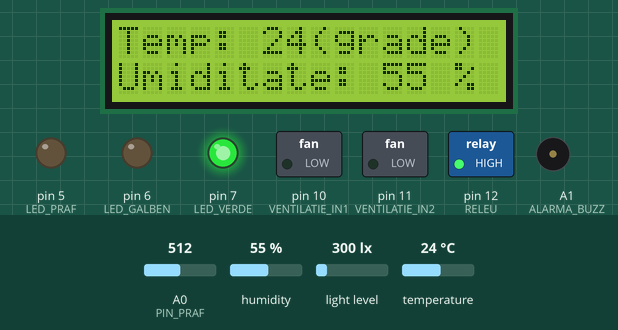
A sketch run on a simulated Arduino Uno, built with avr-gcc and run on an emulated ATmega328P. Shown: 16×2 character LCD, switched loads named in the sketch (green lamp = pin HIGH), output pins drawn as LEDs (lit = HIGH), buzzer (waves = sounding, pin HIGH). Inputs (shaded band) come from the test bench; at power-on: humidity 55 %, temperature 24 °C, light level 300 lx, A0 (PIN_PRAF) = 512. The modem accepts every AT command (registered, SIM ready, sends succeed) and sends nothing else; what the sketch prints to the serial monitor is not drawn.

Above: at 6.8 s.
6.9 s: humidity set to 69 %
At 12.6 s:
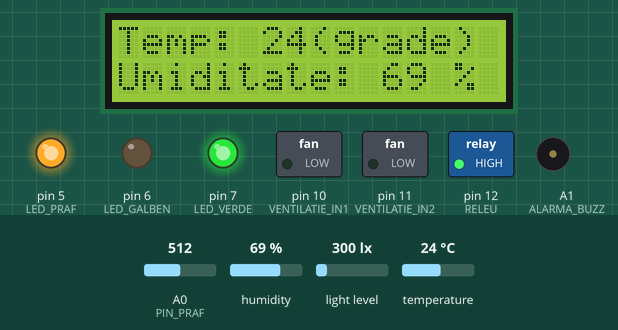
19.5 s: humidity set to 72 %
At 29.5 s:
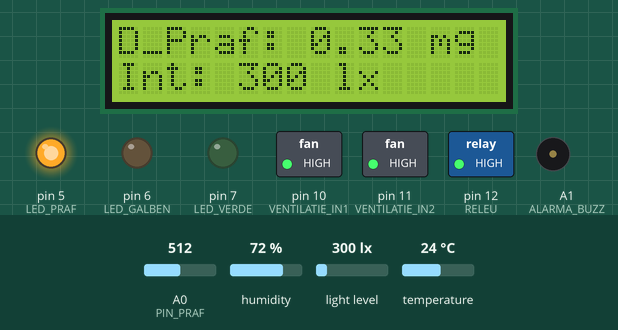
32.7 s: temperature set to 37 °C
37.7 s: temperature set to 40 °C
At 45.1 s:
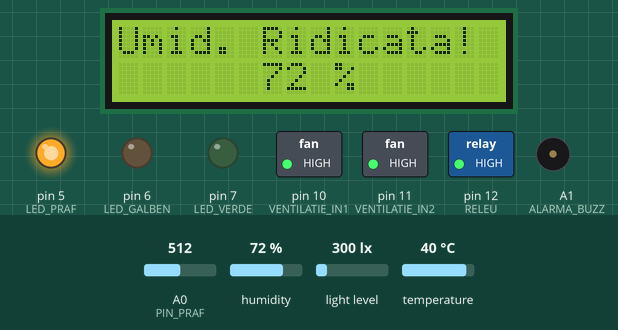
50.9 s: light level set to 40 lx
At 52.5 s:
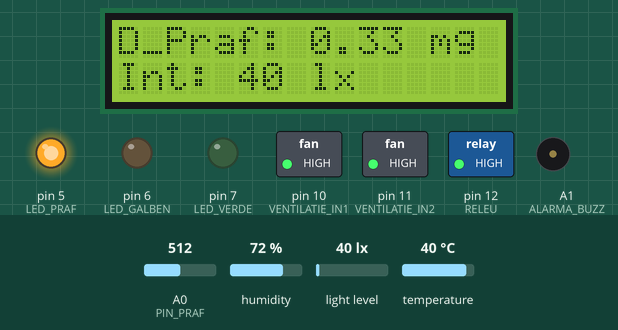
53.2 s: A0 (PIN_PRAF) set to 716
At 57.6 s:
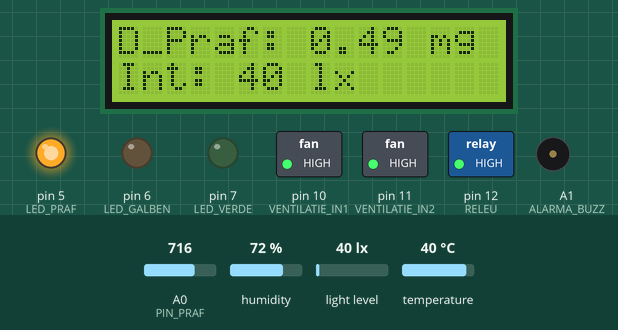
Timing chart, 0 to 59.1 s (numbered marks = the images above; inputs shaded):
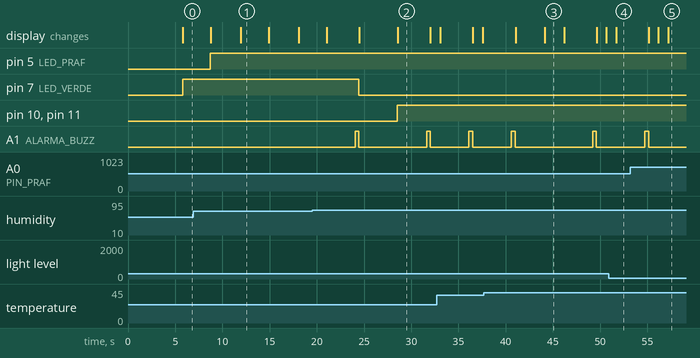

Measured:
- the behaviour switches between 70 and 71 % on humidity (found by bisection; images 1 and 2)
- the behaviour switches between 38 and 39 °C on temperature (found by bisection; images 2 and 3)
- after the input at 6.9 s, the display: first differs from a run without the input after 5.0 s (image 1)
- after the input at 19.5 s, pin 7 (LED_VERDE): HIGH → LOW after 4.9 s; pin 10 (VENTILATIE_IN1), pin 11 (VENTILATIE_IN2): LOW → HIGH after 9.0 s; A1 (ALARMA_BUZZ): alternates HIGH for 0.40 s and LOW for 7.2 s, starting after 4.5 s
- after the input at 37.7 s, A1 (ALARMA_BUZZ): LOW → HIGH after 11.5 s, → LOW 0.40 s later; the display: first changes after 3.3 s (image 3 shows a later state)
- after the input at 50.9 s, the display: changes after 0.81 s (image 4)
- what the display in image 1 shows lasts 3.0 s, from 11.9 s to 14.9 s

The sketch:

d_electronic_system_for_monitoring_an_enclosed_space_via_GSM.ino
```cpp
#include <SoftwareSerial.h>
#include <SimpleDHT.h>
#include <Wire.h>
#include <SPI.h>
#include <LiquidCrystal_I2C.h>
#include <Adafruit_Sensor.h>
#include <Adafruit_TSL2561_U.h>


#define LED_GALBEN 6
#define LED_VERDE 7
#define RELEU 12
#define ALARMA_BUZZ A1
#define DHT11_tem_umid 8
#define VENTILATIE_IN1 10
#define VENTILATIE_IN2 11
#define LED_PRAF 5
#define PIN_PRAF A0

#define TX_GSM_RX_MC 3
#define RX_GSM_TX_MC 2

uint8_t flag_ventilatie = 0;
uint8_t ventilatie_pornita = 0;
uint8_t flag_releu = 0;
uint8_t bec_aprins = 0;
uint8_t flag_dht11 = 0;
uint8_t flag_light = 0;
uint8_t flag_praf = 0;
uint8_t primit = 0;
uint8_t contor = 0;
uint8_t alarma_temperatura = 0;
uint8_t alarma_umiditate = 0;

float densitate;
String temperatura, umiditate, int_lum_tsl;
byte temperature = 0;
byte humidity = 0;

SoftwareSerial mySerial(3, 2);  // creez seriala software sa comunic cu sim800

Adafruit_TSL2561_Unified tsl = Adafruit_TSL2561_Unified(TSL2561_ADDR_FLOAT, 12345);  // initializare senzor  TSL2561

SimpleDHT11 dht11(DHT11_tem_umid);


LiquidCrystal_I2C lcd(0x27, 16, 2);

//__________________________________________________________________________
// _________________________________SETUP____________________________________
//__________________________________________________________________________
void setup() {
  // configurare pini microcontroler
  pinMode(LED_GALBEN, OUTPUT);
  pinMode(LED_VERDE, OUTPUT);
  pinMode(LED_PRAF, OUTPUT);
  pinMode(ALARMA_BUZZ, OUTPUT);
  pinMode(RELEU, OUTPUT);
  digitalWrite(RELEU, HIGH);  // configurare stare pini
  pinMode(VENTILATIE_IN1, OUTPUT);
  pinMode(VENTILATIE_IN2, OUTPUT);
  pinMode(DHT11_tem_umid, INPUT);

  // initializare senzori
  initializare_TSL2561();  // initializare senzor Intensitate luminoasa


  initializare_lcd();  // initializare lcd
  Serial.begin(9600);  // configurare baud rate seriala
  init_gsm();          // configurare modul gsm
}
//__________________________________________________________________________
// _________________________________LOOP____________________________________
//__________________________________________________________________________

void loop() {

  read_sms();  // citire mesaj primit prin gsm
 //updateSerial();
  if (primit == 1) {
    comanda_sms();
  } else {
    display_lcd(contor);
    if (contor == 1) {
      contor = 0;
    } else {
      contor++;
    }
  }

}  // end loop


//__________________________________________________________________________
// _________________________________functii_________________________________
//__________________________________________________________________________

//______________________________________________________________________
// FUNCTIE PENTRU CITIREA TEMPERATURII
void read_dht11() {

  dht11.read(&temperature, &humidity, NULL);

  temperatura = String(int(temperature));
  umiditate = String(int(humidity));
  //Serial.print(temperatura);
  //Serial.print(" *C, ");
  // Serial.print(umiditate);
  //Serial.println(" H");
}
//________________________________________________________________________
// functie initializare senzor TSL2561
void initializare_TSL2561() {
  tsl.enableAutoRange(true);  //auto-gain
  tsl.setIntegrationTime(TSL2561_INTEGRATIONTIME_13MS);
}

//________________________________________________________________________
// functie citirea senzorului de intensitate luminoasa TSL2561
void read_TSL2561() {
  sensors_event_t intensitate;
  tsl.getEvent(&intensitate);
  int int_luminoasa = intensitate.light;
  int_lum_tsl = String(int_luminoasa);
  // Serial.print(int_lum_tsl);
  // Serial.println(" lux");
}
//______________________________________________________________________
// senzor intensitate praf

//~~~~~~GP2Y1014AU0F functie citire~~~~~
void read_senzor_pm2_5() {
  digitalWrite(LED_PRAF, LOW);
  delayMicroseconds(280);

  float Praf_VO = analogRead(PIN_PRAF);
  delayMicroseconds(40);

  digitalWrite(LED_PRAF, HIGH);
  delayMicroseconds(9600);  // sleep time

  float Praf_VO_Calc = Praf_VO * (5.0 / 1024.0);
  densitate = 0.17 * Praf_VO_Calc - 0.1;
  if (densitate < 0) {
    densitate = 0.00;
  }
  // Serial.print(densitate);  // mg
  // Serial.println(" mg");
}

//________________________________________________________
// initializare lcd
void initializare_lcd() {
  lcd.begin();
  lcd.backlight();
  lcd.clear();
  lcd.setCursor(1, 0);
  lcd.print(" Initializare ");
  lcd.setCursor(3, 1);
  lcd.print(" sistem... ");
  delay(2000);
}

//________________________________________________________
// initializare Funcite pentru initializarea GSM

void init_gsm() {
  mySerial.begin(9600);
  Serial.println("Initializare GSM...");
  delay(2000);

  mySerial.println("AT");
  updateSerial();

  mySerial.println("AT+CMGF=1");  // Configurarea modului TEXT
  updateSerial();
  mySerial.println("AT+CNMI=1,2,0,0,0");  // Se decide cum ar trebui gestionate mesajele SMS noi
  updateSerial();
}
//______________________________________________________________________
// functie pentru citirea serialei
void updateSerial() {
  delay(500);
  while (Serial.available()) {
    mySerial.write(Serial.read());  // Se redirecționează ce a fost primit prin Serial către portul Serial Software
  }
  while (mySerial.available()) {
    Serial.write(mySerial.read());  // Se redirecționează ce a fost primit prin Serial Software către portul Serial.
  }
}
//______________________________________________________________________

//______________________________________________________________________
// FUNCTIE PENTRU A TRIMITE MESAJ SMS
void send_sms(String mesaj_sms) {
  mySerial.println("AT");
  updateSerial();

  mySerial.println("AT+CMGF=1");  // Configurarea modului TEXT
  updateSerial();
  mySerial.println("AT+CMGS=\"+40767539664\"");
  updateSerial();
  mySerial.print(mesaj_sms);
  updateSerial();
  mySerial.write(26);
}
//___________________________________________________________________________
// FUNCTIE PENTRU CITIREA MESAJULUI SMS
void read_sms() {
  primit = 0;
  while (mySerial.available()) {
    String sms_primit = mySerial.readString();
   // Serial.println(sms_primit); //afisare string primit de la gsm
    int index = sms_primit.indexOf("\"2");
    String comanda = sms_primit.substring(index + 24, index + 28);
    Serial.print("comanda:");
    Serial.println(comanda);

    // ----------VENTILATOR-----------
    if (comanda == "VEON") {
      flag_ventilatie = 1;
      Serial.println("VENTILATOR ON");
    }
    if (comanda == "VOFF") {
      flag_ventilatie = 0;
      Serial.println("VENTILATOR OFF");
    }
    // -------------actionare bulb?--------------
    if (comanda == "BUON") {
      flag_releu = 1;
      Serial.println("BEC ON");
    }
    if (comanda == "BOFF") {
      flag_releu = 0;
      Serial.println("BEC OFF");
    }
    // -----------se doreste citirea senzorului de temperatura si umiditate?----------
    if (comanda == "RDHT") {
      flag_dht11 = 1;
      Serial.println("READ DHT");
    }
    // --------SE DORESTE CITIREA NIVELULUI DE ILUMINARE? ---------
    if (comanda == "RLUM") {
      flag_light = 1;
      Serial.println("READ ILUMINARE");
    }

    // --------SE DORESTE CITIREA NIVELULUI DE ILUMINARE? ---------
    if (comanda == "RPRF") {
      flag_praf = 1;
      Serial.println("READ DENSITATE PRAF");
    }

    primit = 1;
  }
}

//_____________________________________________________________________
//_______________________________________________________________
// Se executa comanda primita prin sms
void comanda_sms() {
  // actionare RELEU
  if (flag_releu == 1) {
    if (bec_aprins == 0) {
      lcd.clear();
      lcd.setCursor(3, 0);
      lcd.print("Se aprinde");
      lcd.setCursor(7, 1);
      lcd.print("becul...");
      delay(500);
      digitalWrite(RELEU, LOW);  // aprind bec ul
      bec_aprins = 1;
      delay(2000);
    }
  } else {
    bec_aprins = 0;
    digitalWrite(RELEU, HIGH);  // sting bec-ul
  }
  //--------------------------------
  // verificare ventilatie(on/off)
  if (flag_ventilatie == 1) {
    if (ventilatie_pornita == 0) {
      lcd.clear();
      lcd.setCursor(3, 0);
      lcd.print("Se porneste");
      lcd.setCursor(3, 1);
      lcd.print("ventilatia...");
      delay(500);
      // pornesc ventilatia
      digitalWrite(VENTILATIE_IN1, LOW);
      digitalWrite(VENTILATIE_IN2, HIGH);
      ventilatie_pornita = 1;
      delay(2000);
    }
  } else {
    ventilatie_pornita = 0;  // ventilatia oprita
    // opresc ventilatia
    digitalWrite(VENTILATIE_IN1, HIGH);
    digitalWrite(VENTILATIE_IN2, HIGH);
  }
  //--------------------------------
  // se solicita informatii privind temperatura si umiditatea?
  if (flag_dht11 == 1) {
    digitalWrite(LED_GALBEN, HIGH);
    read_dht11();                                                      // se actualizeaza informatiile privind temperatua si umiditatea
    String dht11_info = temperatura + "*C" + " , " + umiditate + "%";  // se configureaza mesajul ce urmeaza a fi transmis
    send_sms(dht11_info);                                              // se trimite mesajul prin gsm
    flag_dht11 = 0;                                                    // se reseteaza flag-ul
    digitalWrite(LED_GALBEN, LOW);
  }

  //--------------------------------
  // se solicita informatii privind intensitatea luminoasa
  if (flag_light == 1) {
    digitalWrite(LED_GALBEN, HIGH);
    read_TSL2561();                           // se actualizeaza informatiile privind intensitatea luminoasa
    String light_info = int_lum_tsl + " lx";  // se configureaza mesajul ce urmeaza a fi transmis
    send_sms(light_info);                     // se trimite mesajul prin gsm
    flag_light = 0;                           // se reseteaza flag-ul
    digitalWrite(LED_GALBEN, LOW);
  }
  //--------------------------------
  // se solicita informatii privind nivelul densitatii de praf
  if (flag_praf == 1) {
    digitalWrite(LED_GALBEN, HIGH);
    read_senzor_pm2_5();                                // se actualizeaza informatiile privind intensitatea luminoasa
    String densitate_info = String(densitate) + " mg";  // se configureaza mesajul ce urmeaza a fi transmis
    send_sms(densitate_info);                           // se trimite mesajul prin gsm
    flag_praf = 0;                                      // se reseteaza flag-ul
    digitalWrite(LED_GALBEN, LOW);
  }
}

//__________________________________________________________________________________________________
// functie pentru afisarea pe LCD

//_____________________________________________________________________
// functie pentru afisarea datelor pe lcd
void display_lcd(uint8_t cnt) {
  if (cnt == 0) {
    // citire dht11
    read_dht11(); // actualizez valorile pentru temp si umid
    if ((int(temperature) > 38) || (int(humidity) > 70)) {
      digitalWrite(ALARMA_BUZZ, HIGH);  // PORNESC ALARMA
      delay(400);
      digitalWrite(ALARMA_BUZZ, LOW);  // PORNESC ALARMA
      digitalWrite(LED_VERDE, LOW);    // sting led ul verde
                                       // daca este temperatura depasita, trimit mesaj catre utilizator
      if (int(temperature) > 38) {
        lcd.clear();
        lcd.setCursor(0, 0);
        lcd.print("Temp. ridicata!");
        lcd.setCursor(3, 1);
        lcd.print(temperature);
        lcd.print("(grade)");

        if (alarma_temperatura == 0) {
          send_sms("Prag temperatura depasit!");
          alarma_temperatura = 1;
        }

        delay(1000);
      }
      // daca este umiditatea depasita, trimit mesaj catre utilizator
      if (int(humidity) > 70) {
        lcd.clear();
        lcd.setCursor(0, 0);
        lcd.print("Umid. Ridicata!");
        lcd.setCursor(6, 1);
        lcd.print(umiditate);
        lcd.print(" %");

        if (alarma_umiditate == 0) {
          send_sms("Prag umiditate depasit!");
          alarma_umiditate = 1;
        }
        delay(1000);
      }

    } else {
      read_dht11();// actualizez valorile pentru temp si umid
      delay(100);
      alarma_umiditate = 0;
      alarma_temperatura = 0;
      digitalWrite(ALARMA_BUZZ, LOW);
      digitalWrite(LED_VERDE, HIGH);
      // temperatura si umiditate
      lcd.clear();
      lcd.setCursor(0, 0);
      lcd.print("Temp: ");
      lcd.print(temperatura);
      lcd.print("(grade)");
      lcd.setCursor(0, 1);
      lcd.print("Umiditate: ");
      lcd.print(umiditate);
      lcd.print(" %");
      delay(2900);
    }
  }

  if (cnt == 1) {
    read_senzor_pm2_5();
    read_TSL2561();

    lcd.clear();
    lcd.setCursor(0, 0);
    lcd.print("D_Praf: ");
    lcd.print(densitate);
    lcd.print(" mg");
    lcd.setCursor(0, 1);
    lcd.print("Int: ");
    lcd.print(int_lum_tsl);
    lcd.print(" lx");

    delay(3000);
  }
}
```
